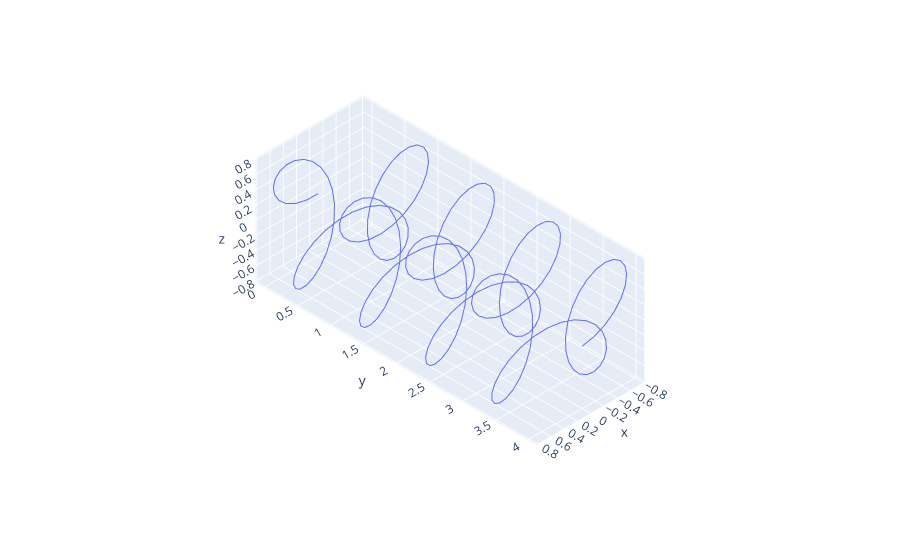

The code cell stored with this chart in its notebook:
### Code cell
# we now have 2 things: a spiral in 3d, and a wave in 2d. lets now scale the value of each instance
# of the 3d spiral against the 2d wave

compound_wave = sinewave * wave

graph = px.line_3d(
  x = compound_wave.real,
  z = compound_wave.imag,
  y = t
)

graph.update_scenes(camera_projection_type = "orthographic")

graph.show()

### Figure 1 — Plotly figure (JSON) as saved in the notebook; plotly's stock layout.template omitted (floating-point values rounded to 4 significant figures; data arrays with more than 128 entries replaced by an {"elided": "..."} marker saying what was removed)
{"data": [{"hovertemplate": "x=%{x}<br>y=%{y}<br>z=%{z}<extra></extra>", "legendgroup": "", "line": {"color": "#636efa", "dash": "solid"}, "marker": {"symbol": "circle"}, "mode": "lines", "name": "", "scene": "scene", "showlegend": false, "type": "scatter3d", "x": {"elided": "256 float values"}, "y": {"elided": "256 float values"}, "z": {"elided": "256 float values"}}], "layout": {"legend": {"tracegroupgap": 0}, "margin": {"t": 60}, "scene": {"camera": {"projection": {"type": "orthographic"}}, "domain": {"x": [0, 1], "y": [0, 1]}, "xaxis": {"title": {"text": "x"}}, "yaxis": {"title": {"text": "y"}}, "zaxis": {"title": {"text": "z"}}}}}
